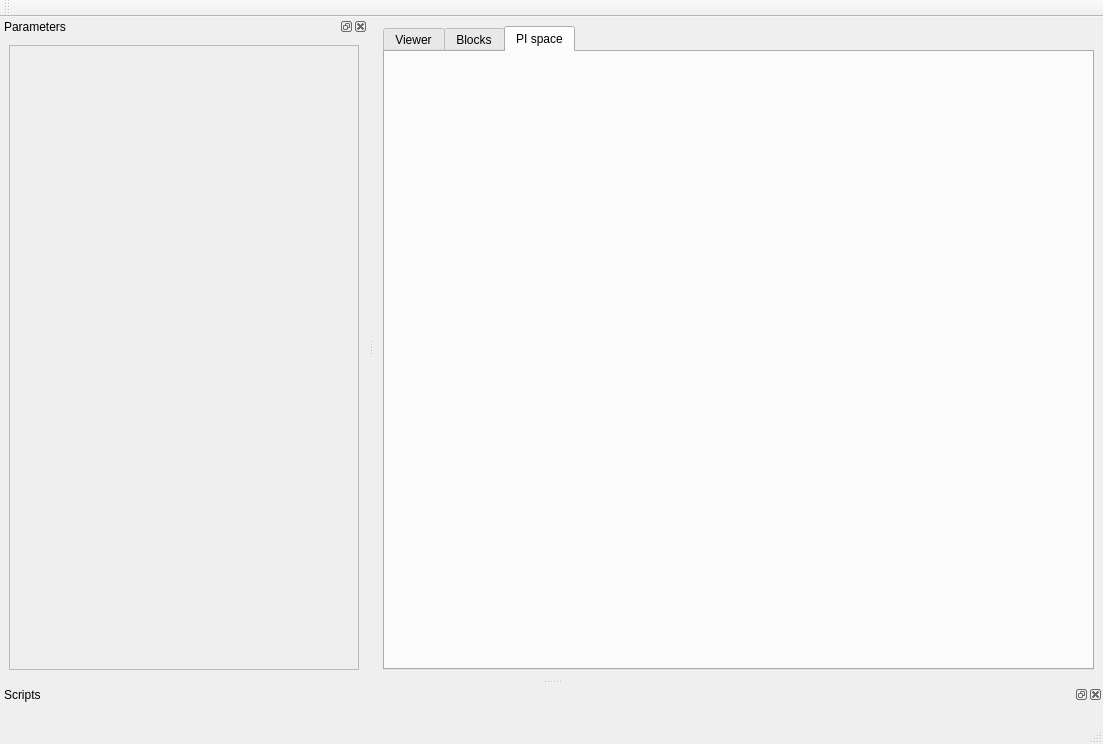
<?xml version="1.0" encoding="UTF-8"?>
<ui version="4.0">
 <class>MainWindow</class>
 <widget class="QMainWindow" name="MainWindow">
  <property name="geometry">
   <rect>
    <x>0</x>
    <y>0</y>
    <width>1103</width>
    <height>744</height>
   </rect>
  </property>
  <property name="windowTitle">
   <string>GPViewer</string>
  </property>
  <widget class="QWidget" name="centralwidget">
   <layout class="QVBoxLayout" name="verticalLayout_5">
    <item>
     <widget class="QTabWidget" name="tabWidget">
      <property name="currentIndex">
       <number>2</number>
      </property>
      <widget class="QWidget" name="tab">
       <attribute name="title">
        <string>Viewer</string>
       </attribute>
       <layout class="QVBoxLayout" name="verticalLayout_4">
        <item>
         <layout class="QGridLayout" name="viewerLayout"/>
        </item>
       </layout>
      </widget>
      <widget class="QWidget" name="tab_3">
       <attribute name="title">
        <string>Blocks</string>
       </attribute>
       <layout class="QVBoxLayout" name="verticalLayout_7">
        <item>
         <widget class="ProcessesView" name="blocksView"/>
        </item>
       </layout>
      </widget>
      <widget class="QWidget" name="tab_2">
       <attribute name="title">
        <string>PI space</string>
       </attribute>
       <layout class="QVBoxLayout" name="verticalLayout_6">
        <item>
         <widget class="QHexEdit" name="piSpaceHex" native="true"/>
        </item>
       </layout>
      </widget>
     </widget>
    </item>
   </layout>
  </widget>
  <widget class="QMenuBar" name="menuBar">
   <property name="geometry">
    <rect>
     <x>0</x>
     <y>0</y>
     <width>1103</width>
     <height>25</height>
    </rect>
   </property>
   <property name="nativeMenuBar">
    <bool>false</bool>
   </property>
  </widget>
  <widget class="QStatusBar" name="statusBar"/>
  <widget class="QDockWidget" name="paramsDock">
   <property name="windowTitle">
    <string>Parameters</string>
   </property>
   <attribute name="dockWidgetArea">
    <number>1</number>
   </attribute>
   <widget class="QWidget" name="dockWidgetContents">
    <layout class="QVBoxLayout" name="verticalLayout">
     <item>
      <widget class="QScrollArea" name="scrollArea">
       <property name="minimumSize">
        <size>
         <width>350</width>
         <height>0</height>
        </size>
       </property>
       <property name="widgetResizable">
        <bool>true</bool>
       </property>
       <widget class="QWidget" name="scrollAreaWidgetContents">
        <property name="geometry">
         <rect>
          <x>0</x>
          <y>0</y>
          <width>348</width>
          <height>585</height>
         </rect>
        </property>
        <layout class="QVBoxLayout" name="verticalLayout_2">
         <item>
          <layout class="QVBoxLayout" name="paramsLayout"/>
         </item>
        </layout>
       </widget>
      </widget>
     </item>
    </layout>
   </widget>
  </widget>
  <widget class="QDockWidget" name="scriptDock">
   <property name="windowIcon">
    <iconset resource="icons.qrc">
     <normaloff>:/icons/img/term.png</normaloff>:/icons/img/term.png</iconset>
   </property>
   <property name="windowTitle">
    <string>Scripts</string>
   </property>
   <attribute name="dockWidgetArea">
    <number>8</number>
   </attribute>
   <widget class="QWidget" name="dockWidgetContents_2">
    <layout class="QVBoxLayout" name="verticalLayout_3">
     <item>
      <widget class="ScriptWidget" name="scriptWidget" native="true"/>
     </item>
    </layout>
   </widget>
  </widget>
  <widget class="QToolBar" name="mainToolBar">
   <property name="windowTitle">
    <string>toolBar</string>
   </property>
   <attribute name="toolBarArea">
    <enum>TopToolBarArea</enum>
   </attribute>
   <attribute name="toolBarBreak">
    <bool>false</bool>
   </attribute>
  </widget>
 </widget>
 <customwidgets>
  <customwidget>
   <class>ScriptWidget</class>
   <extends>QWidget</extends>
   <header>scriptwidget.h</header>
   <container>1</container>
  </customwidget>
  <customwidget>
   <class>QHexEdit</class>
   <extends>QWidget</extends>
   <header>../../thirdparts/hexedit/qhexedit.h</header>
   <container>1</container>
  </customwidget>
  <customwidget>
   <class>ProcessesView</class>
   <extends>QGraphicsView</extends>
   <header>itemsview/processesview.h</header>
  </customwidget>
 </customwidgets>
 <resources>
  <include location="icons.qrc"/>
 </resources>
 <connections/>
</ui>
